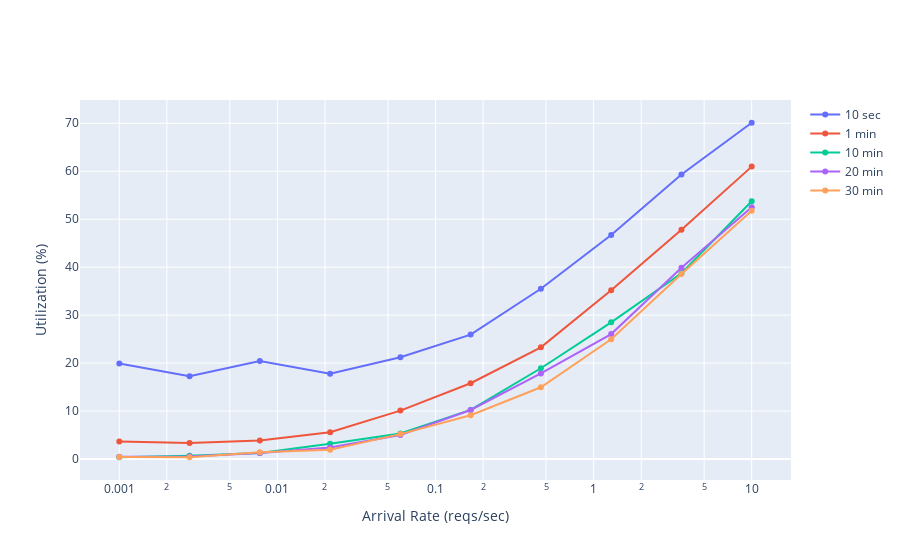

The code cell stored with this chart in its notebook:
### Code cell
plot_fig_for_col('utilization_percent', 'Utilization (%)')

### Figure 1 — Plotly figure (JSON) as saved in the notebook; plotly's stock layout.template omitted (floating-point values rounded to 4 significant figures)
{"data": [{"mode": "markers+lines", "name": "10 sec", "type": "scatter", "x": [0.001, 0.002783, 0.007743, 0.02154, 0.05995, 0.1668, 0.4642, 1.292, 3.594, 10], "y": [19.92, 17.27, 20.42, 17.78, 21.23, 25.94, 35.51, 46.69, 59.32, 70.11]}, {"mode": "markers+lines", "name": "1 min", "type": "scatter", "x": [0.001, 0.002783, 0.007743, 0.02154, 0.05995, 0.1668, 0.4642, 1.292, 3.594, 10], "y": [3.639, 3.362, 3.837, 5.577, 10.09, 15.79, 23.28, 35.18, 47.82, 60.97]}, {"mode": "markers+lines", "name": "10 min", "type": "scatter", "x": [0.001, 0.002783, 0.007743, 0.02154, 0.05995, 0.1668, 0.4642, 1.292, 3.594, 10], "y": [0.3657, 0.6755, 1.265, 3.192, 5.323, 10.23, 18.92, 28.5, 38.74, 53.75]}, {"mode": "markers+lines", "name": "20 min", "type": "scatter", "x": [0.001, 0.002783, 0.007743, 0.02154, 0.05995, 0.1668, 0.4642, 1.292, 3.594, 10], "y": [0.4727, 0.5473, 1.274, 2.39, 5.007, 10.22, 17.85, 26.05, 39.89, 52.49]}, {"mode": "markers+lines", "name": "30 min", "type": "scatter", "x": [0.001, 0.002783, 0.007743, 0.02154, 0.05995, 0.1668, 0.4642, 1.292, 3.594, 10], "y": [0.4275, 0.3786, 1.413, 1.949, 5.192, 9.138, 14.96, 24.96, 38.6, 51.78]}], "layout": {"xaxis": {"title": {"text": "Arrival Rate (reqs/sec)"}, "type": "log"}, "yaxis": {"title": {"text": "Utilization (%)"}}}}
